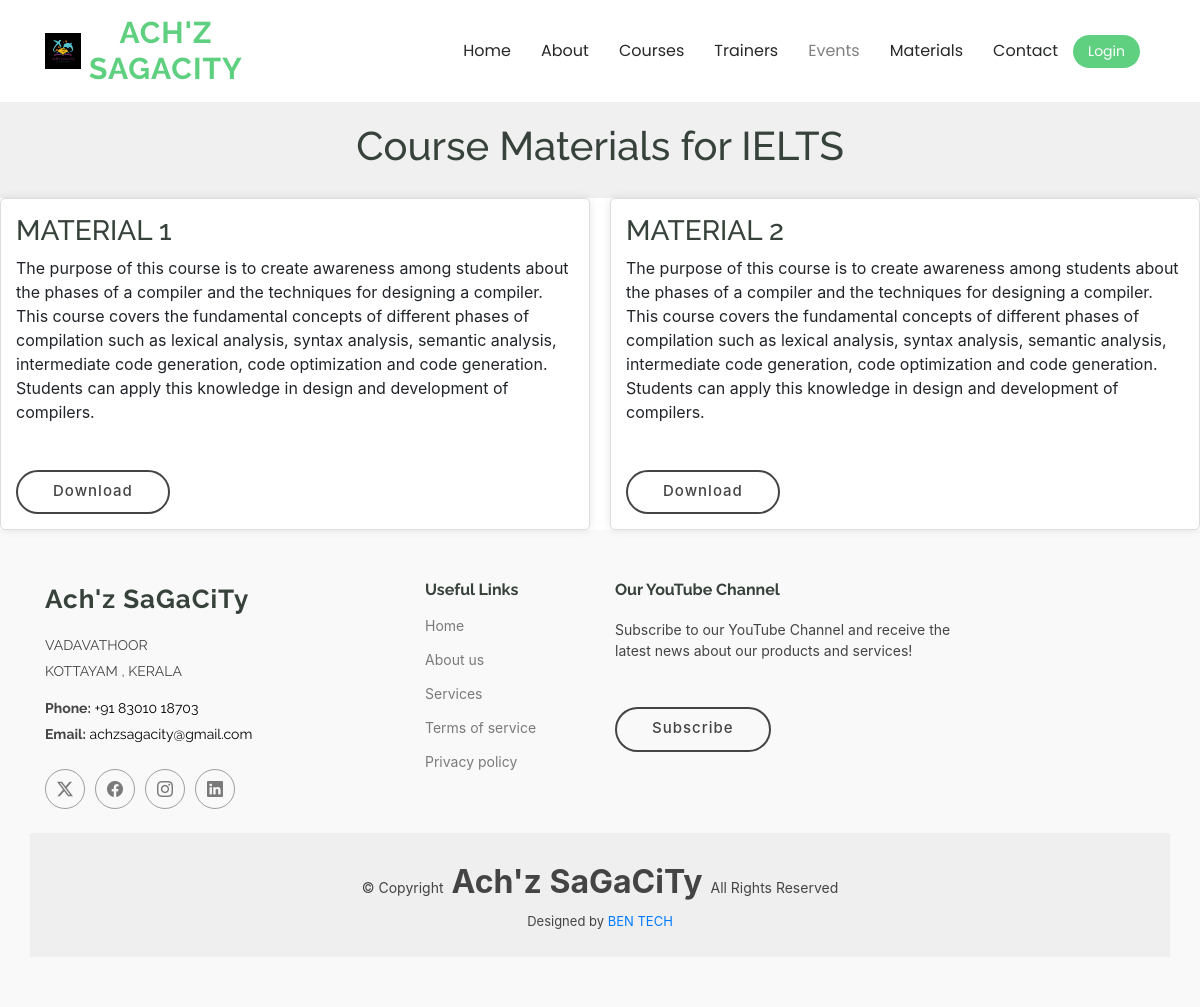
Screenshot of /course-materials/1/IELTS with the database file from the repository.
### cources/models.py (models this page shows, shortened)
class Course(models.Model):
    COURSE_CHOICES = [
        ('IELTS', 'IELTS'),
        ('UKVI', 'UKVI'),
        ('FLUENCY', 'Fluency'),
    ]
    name = models.CharField(max_length=50, choices=COURSE_CHOICES, unique=True)
    detailed_name = models.CharField(max_length=100)
    description = models.TextField(default="Default description")
    price = models.CharField(max_length=10,default=0)
    trainer_name = models.CharField(max_length=100,default='Achsa Jomesh')
    course_image = models.ImageField(upload_to='images/courses/',null=True)

class CourseMaterial(models.Model):
    course = models.ForeignKey(Course, on_delete=models.CASCADE, related_name='materials')
    title = models.CharField(max_length=200)
    file = models.FileField(upload_to='course_materials/')
    description = models.TextField(blank=True)

### cources/views.py (the view)
# urls.py: path('course-materials/<int:id>/<str:name>',views.CourseMaterials,name='materials'),
def CourseMaterials(request,id,name):
    course = get_object_or_404(Course, id=id)
    materials = CourseMaterial.objects.filter(course=course)
    return render(request,'course_materials.html', {'course': course, 'materials': materials})

### cources/templates/course_materials.html (shortened to what this page needs)
{% load static %}
<!DOCTYPE html>
<html lang="en">
<head>
    <link href="{% static 'assets/css/main.css' %}" rel="stylesheet">
</head>
<body>
    {% include 'top.html' %}
    <header>
        <h1>Course Materials for {{ course.name }}</h1>
    </header>
    <main>
        <div class="materials-list">
            {% for material in materials %}
                <div class="material-item">
                    <h3>{{ material.title }}</h3>
                    <p>{{ material.description }}</p>
                    <a href="{{ material.file.url }}" target="_blank" class="btn-get-started" style="text-decoration: none;">Download</a>
                </div>
            {% empty %}
                <p>No materials available for this course.</p>
            {% endfor %}
        </div>
    </main>
    <footer>
        {% include 'footer.html' %}
    </footer>
</body>
</html>

### home/static/assets/css/main.css (style rules this page uses)
:root { --default-font: "Open Sans", system-ui, -apple-system, "Segoe UI", Roboto, "Helvetica Neue", Arial, "Noto Sans", "Liberation Sans", sans-serif, "Apple Color Emoji", "Segoe UI Emoji", "Segoe UI Symbol", "Noto Color Emoji"; --heading-font: "Raleway", sans-serif; --nav-font: "Poppins", sans-serif; }
:root { --background-color: #ffffff; --default-color: #444444; --heading-color: #37423b; --accent-color: #5fcf80; --contrast-color: #ffffff; }
:root { --nav-color: #272828; --nav-hover-color: #5fcf80; --nav-dropdown-background-color: #ffffff; --nav-dropdown-color: #272828; --nav-dropdown-hover-color: #5fcf80; }
:root { scroll-behavior: smooth; }
body { color: var(--default-color); background-color: var(--background-color); font-family: var(--default-font); }
a { color: var(--accent-color); text-decoration: none; transition: 0.3s; }
h1, h2, h3, h4, h5, h6 { color: var(--heading-color); font-family: var(--heading-font); }

### cources/templates/course_materials.html (style rules this page uses)
body { font-family: Arial, sans-serif; margin: 0; padding: 0; }
header { background-color: #f0f0f0; padding: 20px; text-align: center; }
.materials-list { display: grid; grid-template-columns: repeat(auto-fit, minmax(300px, 1fr)); gap: 20px; }
.material-item { background-color: #fff; padding: 15px; border: 1px solid #ddd; border-radius: 5px; box-shadow: 0 0 10px rgba(0, 0, 0, 0.1); }

### home/templates/footer.html (style rules this page uses)
.btn-get-started { font-weight: 500; font-size: 15px; text-decoration: none; letter-spacing: 1px; display: inline-block; padding: 8px 35px 10px 35px; border-radius: 50px; transition: 0.4s; margin-top: 30px; border: 2px solid var(--default-color); color: var(--default-color); }

### rows the page displays
Course: name "IELTS"
CourseMaterial: title "MATERIAL 1", description "The purpose of this course is to create awareness among students about the phases of a compiler and the techniques for designing a compiler. This course covers the fundamental concepts of different phases of compilation such as lexical analysis, syntax analysis, semantic analysis, intermediate code generation, code optimization and code generation. Students can apply this knowledge in design and development of compilers."
CourseMaterial: title "MATERIAL 2", description "The purpose of this course is to create awareness among students about the phases of a compiler and the techniques for designing a compiler. This course covers the fundamental concepts of different phases of compilation such as lexical analysis, syntax analysis, semantic analysis, intermediate code generation, code optimization and code generation. Students can apply this knowledge in design and development of compilers."
